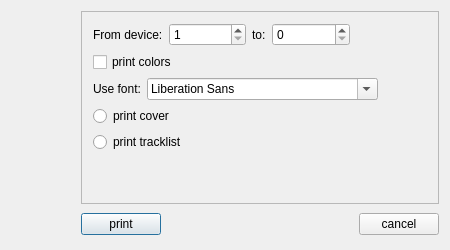
<ui version="4.0" >
 <class>PrintDeviceDialogClass</class>
 <widget class="QDialog" name="PrintDeviceDialogClass" >
  <property name="geometry" >
   <rect>
    <x>0</x>
    <y>0</y>
    <width>450</width>
    <height>250</height>
   </rect>
  </property>
  <property name="minimumSize" >
   <size>
    <width>450</width>
    <height>250</height>
   </size>
  </property>
  <property name="maximumSize" >
   <size>
    <width>450</width>
    <height>250</height>
   </size>
  </property>
  <property name="windowTitle" >
   <string>WinMusik: Print Cover</string>
  </property>
  <property name="windowIcon" >
   <iconset resource="../resources.qrc" >
    <normaloff>:/icons/resources/printer32.png</normaloff>:/icons/resources/printer32.png</iconset>
  </property>
  <layout class="QHBoxLayout" name="horizontalLayout_4" >
   <item>
    <layout class="QVBoxLayout" name="verticalLayout" >
     <item>
      <widget class="QLabel" name="label_4" >
       <property name="minimumSize" >
        <size>
         <width>64</width>
         <height>64</height>
        </size>
       </property>
       <property name="maximumSize" >
        <size>
         <width>64</width>
         <height>64</height>
        </size>
       </property>
       <property name="text" >
        <string/>
       </property>
       <property name="pixmap" >
        <pixmap resource="../resources.qrc" >:/icons/resources/printer64.png</pixmap>
       </property>
      </widget>
     </item>
     <item>
      <spacer name="verticalSpacer" >
       <property name="orientation" >
        <enum>Qt::Vertical</enum>
       </property>
       <property name="sizeHint" stdset="0" >
        <size>
         <width>20</width>
         <height>40</height>
        </size>
       </property>
      </spacer>
     </item>
    </layout>
   </item>
   <item>
    <layout class="QVBoxLayout" name="verticalLayout_3" >
     <item>
      <widget class="QFrame" name="frame" >
       <property name="frameShape" >
        <enum>QFrame::StyledPanel</enum>
       </property>
       <property name="frameShadow" >
        <enum>QFrame::Raised</enum>
       </property>
       <layout class="QVBoxLayout" name="verticalLayout_2" >
        <item>
         <layout class="QHBoxLayout" name="horizontalLayout_3" >
          <item>
           <widget class="QLabel" name="label" >
            <property name="text" >
             <string>From device:</string>
            </property>
           </widget>
          </item>
          <item>
           <widget class="QSpinBox" name="fromDevice" >
            <property name="sizePolicy" >
             <sizepolicy vsizetype="Fixed" hsizetype="MinimumExpanding" >
              <horstretch>0</horstretch>
              <verstretch>0</verstretch>
             </sizepolicy>
            </property>
            <property name="minimum" >
             <number>1</number>
            </property>
            <property name="maximum" >
             <number>377</number>
            </property>
           </widget>
          </item>
          <item>
           <widget class="QLabel" name="label_2" >
            <property name="text" >
             <string>to:</string>
            </property>
           </widget>
          </item>
          <item>
           <widget class="QSpinBox" name="toDevice" >
            <property name="sizePolicy" >
             <sizepolicy vsizetype="Fixed" hsizetype="MinimumExpanding" >
              <horstretch>0</horstretch>
              <verstretch>0</verstretch>
             </sizepolicy>
            </property>
           </widget>
          </item>
          <item>
           <spacer name="horizontalSpacer_3" >
            <property name="orientation" >
             <enum>Qt::Horizontal</enum>
            </property>
            <property name="sizeHint" stdset="0" >
             <size>
              <width>40</width>
              <height>20</height>
             </size>
            </property>
           </spacer>
          </item>
         </layout>
        </item>
        <item>
         <widget class="QCheckBox" name="printColors" >
          <property name="text" >
           <string>print colors</string>
          </property>
         </widget>
        </item>
        <item>
         <layout class="QHBoxLayout" name="horizontalLayout_2" >
          <item>
           <widget class="QLabel" name="label_3" >
            <property name="text" >
             <string>Use font:</string>
            </property>
           </widget>
          </item>
          <item>
           <widget class="QFontComboBox" name="font" />
          </item>
          <item>
           <spacer name="horizontalSpacer_2" >
            <property name="orientation" >
             <enum>Qt::Horizontal</enum>
            </property>
            <property name="sizeHint" stdset="0" >
             <size>
              <width>40</width>
              <height>20</height>
             </size>
            </property>
           </spacer>
          </item>
         </layout>
        </item>
        <item>
         <widget class="QRadioButton" name="printCoverButton" >
          <property name="text" >
           <string>print cover</string>
          </property>
         </widget>
        </item>
        <item>
         <widget class="QRadioButton" name="printTracklistButton" >
          <property name="text" >
           <string>print tracklist</string>
          </property>
         </widget>
        </item>
        <item>
         <spacer name="verticalSpacer_2" >
          <property name="orientation" >
           <enum>Qt::Vertical</enum>
          </property>
          <property name="sizeHint" stdset="0" >
           <size>
            <width>20</width>
            <height>40</height>
           </size>
          </property>
         </spacer>
        </item>
       </layout>
      </widget>
     </item>
     <item>
      <widget class="QFrame" name="frame_2" >
       <property name="frameShape" >
        <enum>QFrame::NoFrame</enum>
       </property>
       <property name="frameShadow" >
        <enum>QFrame::Raised</enum>
       </property>
       <property name="lineWidth" >
        <number>0</number>
       </property>
       <layout class="QHBoxLayout" name="horizontalLayout" >
        <property name="margin" >
         <number>0</number>
        </property>
        <item>
         <widget class="QPushButton" name="okButton" >
          <property name="text" >
           <string>print</string>
          </property>
          <property name="icon" >
           <iconset resource="../resources.qrc" >
            <normaloff>:/icons/resources/button_ok.png</normaloff>:/icons/resources/button_ok.png</iconset>
          </property>
         </widget>
        </item>
        <item>
         <spacer name="horizontalSpacer" >
          <property name="orientation" >
           <enum>Qt::Horizontal</enum>
          </property>
          <property name="sizeHint" stdset="0" >
           <size>
            <width>183</width>
            <height>29</height>
           </size>
          </property>
         </spacer>
        </item>
        <item>
         <widget class="QPushButton" name="cancelButton" >
          <property name="text" >
           <string>cancel</string>
          </property>
          <property name="icon" >
           <iconset resource="../resources.qrc" >
            <normaloff>:/icons/resources/cancel.png</normaloff>:/icons/resources/cancel.png</iconset>
          </property>
         </widget>
        </item>
       </layout>
      </widget>
     </item>
    </layout>
   </item>
  </layout>
 </widget>
 <layoutdefault spacing="6" margin="11" />
 <resources>
  <include location="../../resources.qrc"/>
 </resources>
 <connections/>
</ui>
